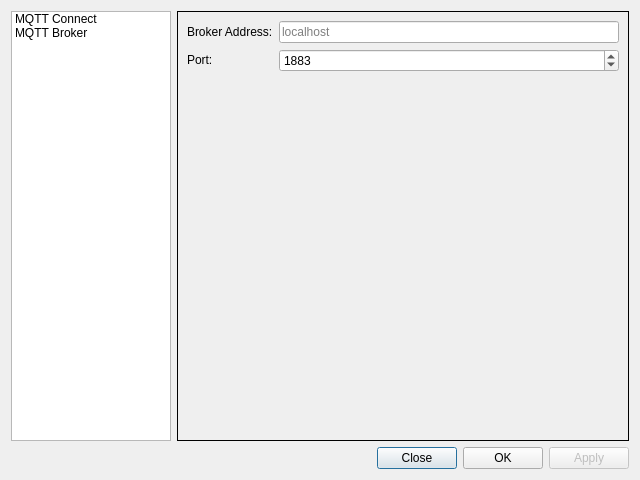
<?xml version="1.0" encoding="UTF-8"?>
<ui version="4.0">
 <class>SettingDialog</class>
 <widget class="QDialog" name="SettingDialog">
  <property name="geometry">
   <rect>
    <x>0</x>
    <y>0</y>
    <width>640</width>
    <height>480</height>
   </rect>
  </property>
  <property name="windowTitle">
   <string>Setting</string>
  </property>
  <property name="windowIcon">
   <iconset resource="UiResource.qrc">
    <normaloff>:/ico/ico/Setting.ico</normaloff>:/ico/ico/Setting.ico</iconset>
  </property>
  <layout class="QGridLayout" name="gridLayout">
   <item row="1" column="0" colspan="2">
    <widget class="QLabel" name="status_label">
     <property name="text">
      <string/>
     </property>
    </widget>
   </item>
   <item row="1" column="2">
    <widget class="QPushButton" name="close_push_button">
     <property name="sizePolicy">
      <sizepolicy hsizetype="Fixed" vsizetype="Fixed">
       <horstretch>0</horstretch>
       <verstretch>0</verstretch>
      </sizepolicy>
     </property>
     <property name="text">
      <string>Close</string>
     </property>
    </widget>
   </item>
   <item row="1" column="4">
    <widget class="QPushButton" name="apply_push_button">
     <property name="enabled">
      <bool>false</bool>
     </property>
     <property name="sizePolicy">
      <sizepolicy hsizetype="Fixed" vsizetype="Fixed">
       <horstretch>0</horstretch>
       <verstretch>0</verstretch>
      </sizepolicy>
     </property>
     <property name="text">
      <string>Apply</string>
     </property>
    </widget>
   </item>
   <item row="0" column="0">
    <widget class="QListWidget" name="contents_list_widget">
     <property name="sizePolicy">
      <sizepolicy hsizetype="Fixed" vsizetype="Expanding">
       <horstretch>0</horstretch>
       <verstretch>0</verstretch>
      </sizepolicy>
     </property>
     <property name="maximumSize">
      <size>
       <width>160</width>
       <height>16777215</height>
      </size>
     </property>
     <property name="horizontalScrollBarPolicy">
      <enum>Qt::ScrollBarAlwaysOff</enum>
     </property>
     <property name="editTriggers">
      <set>QAbstractItemView::NoEditTriggers</set>
     </property>
     <property name="iconSize">
      <size>
       <width>40</width>
       <height>40</height>
      </size>
     </property>
     <property name="spacing">
      <number>0</number>
     </property>
     <property name="wordWrap">
      <bool>true</bool>
     </property>
     <item>
      <property name="text">
       <string>MQTT Connect</string>
      </property>
      <property name="textAlignment">
       <set>AlignLeading|AlignVCenter</set>
      </property>
      <property name="icon">
       <iconset resource="UiResource.qrc">
        <normaloff>:/ico/ico/MqttConnectConfig.ico</normaloff>:/ico/ico/MqttConnectConfig.ico</iconset>
      </property>
     </item>
     <item>
      <property name="text">
       <string>MQTT Broker</string>
      </property>
      <property name="textAlignment">
       <set>AlignLeading|AlignVCenter</set>
      </property>
      <property name="icon">
       <iconset resource="UiResource.qrc">
        <normaloff>:/ico/ico/MqttBrokerConfig.ico</normaloff>:/ico/ico/MqttBrokerConfig.ico</iconset>
      </property>
     </item>
    </widget>
   </item>
   <item row="0" column="1" colspan="4">
    <widget class="QStackedWidget" name="page_stacked_widget">
     <property name="frameShape">
      <enum>QFrame::Box</enum>
     </property>
     <property name="currentIndex">
      <number>0</number>
     </property>
     <widget class="QWidget" name="page_1">
      <layout class="QGridLayout" name="gridLayout_page_1">
       <property name="leftMargin">
        <number>9</number>
       </property>
       <property name="topMargin">
        <number>9</number>
       </property>
       <property name="rightMargin">
        <number>9</number>
       </property>
       <property name="bottomMargin">
        <number>9</number>
       </property>
       <item row="0" column="1">
        <widget class="QLineEdit" name="broker_address_line_edit">
         <property name="placeholderText">
          <string>localhost</string>
         </property>
        </widget>
       </item>
       <item row="1" column="0">
        <widget class="QLabel" name="label_2">
         <property name="sizePolicy">
          <sizepolicy hsizetype="Preferred" vsizetype="Fixed">
           <horstretch>0</horstretch>
           <verstretch>0</verstretch>
          </sizepolicy>
         </property>
         <property name="text">
          <string>Port:</string>
         </property>
        </widget>
       </item>
       <item row="1" column="1">
        <widget class="QSpinBox" name="broker_port_spin_box">
         <property name="maximum">
          <number>65535</number>
         </property>
         <property name="value">
          <number>1883</number>
         </property>
        </widget>
       </item>
       <item row="0" column="0">
        <widget class="QLabel" name="label">
         <property name="sizePolicy">
          <sizepolicy hsizetype="Preferred" vsizetype="Fixed">
           <horstretch>0</horstretch>
           <verstretch>0</verstretch>
          </sizepolicy>
         </property>
         <property name="text">
          <string>Broker Address:</string>
         </property>
        </widget>
       </item>
       <item row="2" column="0">
        <spacer name="verticalSpacer">
         <property name="orientation">
          <enum>Qt::Vertical</enum>
         </property>
         <property name="sizeHint" stdset="0">
          <size>
           <width>20</width>
           <height>40</height>
          </size>
         </property>
        </spacer>
       </item>
      </layout>
     </widget>
     <widget class="QWidget" name="page_2"/>
    </widget>
   </item>
   <item row="1" column="3">
    <widget class="QPushButton" name="ok_push_button">
     <property name="sizePolicy">
      <sizepolicy hsizetype="Fixed" vsizetype="Fixed">
       <horstretch>0</horstretch>
       <verstretch>0</verstretch>
      </sizepolicy>
     </property>
     <property name="text">
      <string>OK</string>
     </property>
    </widget>
   </item>
  </layout>
 </widget>
 <resources>
  <include location="UiResource.qrc"/>
 </resources>
 <connections>
  <connection>
   <sender>close_push_button</sender>
   <signal>clicked()</signal>
   <receiver>SettingDialog</receiver>
   <slot>reject()</slot>
   <hints>
    <hint type="sourcelabel">
     <x>468</x>
     <y>470</y>
    </hint>
    <hint type="destinationlabel">
     <x>432</x>
     <y>476</y>
    </hint>
   </hints>
  </connection>
  <connection>
   <sender>ok_push_button</sender>
   <signal>clicked()</signal>
   <receiver>SettingDialog</receiver>
   <slot>accept()</slot>
   <hints>
    <hint type="sourcelabel">
     <x>509</x>
     <y>460</y>
    </hint>
    <hint type="destinationlabel">
     <x>500</x>
     <y>475</y>
    </hint>
   </hints>
  </connection>
 </connections>
</ui>
